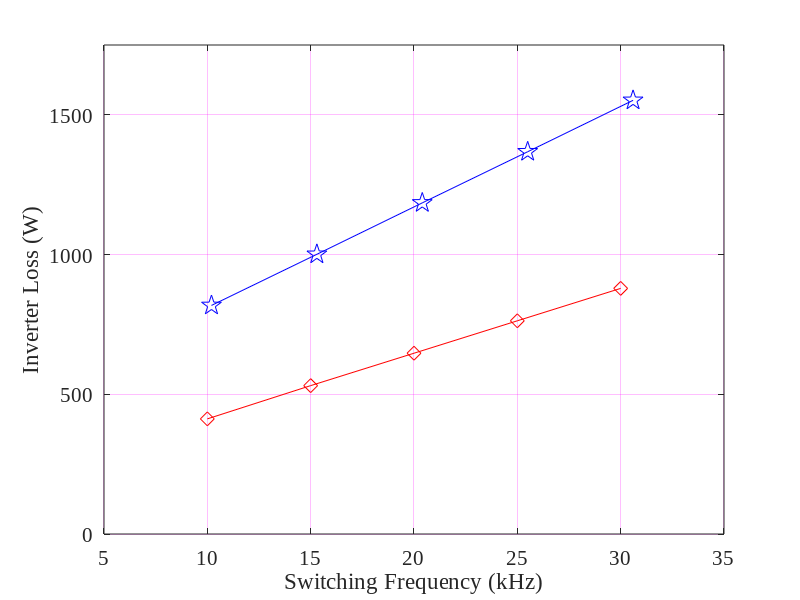

This chart was generated by the following MATLAB code: (Note: this script raises an error after producing the figure.)
%% Operating point-1 

fsw1= [10200 15300 20400 25500 30600 ];

Loss1= [818 1001 1185 1368 1552];


fsw2= [10000 15000 20000 25000 30000 ];

Loss2= [412 531 647 763 879];

% figure()
% plot(fsw1/1e3,Loss1)
% hold on 
% plot(fsw2/1e3,Loss2)



figure1 = figure;

% Create axes
axes1 = axes('Parent',figure1);
hold(axes1,'on');

% Create multiple line objects using matrix input to plot
plot1 = plot(fsw1/1e3,Loss1);
plot2= plot(fsw2/1e3,Loss2);
xlim([5 35])
ylim([0 1750])
set(plot1,'DisplayName','Operating Point 1','MarkerSize',15,...
    'Marker','pentagram',...
    'LineWidth',0.1,...
    'Color',[0 0 1]);
set(plot2,'DisplayName','Operating Point 2','MarkerSize',10,...
    'Marker','diamond',...
    'LineWidth',0.2,...
    'Color',[1 0 0]);

% Create ylabel
ylabel({'Inverter Loss (W)'});

% Create xlabel
xlabel({'Switching Frequency (kHz)'});

box(axes1,'on');
grid(axes1,'on');
hold(axes1,'off');
% Set the remaining axes properties
set(axes1,'FontName','Times New Roman','FontSize',15,'GridAlpha',0.25,...
    'GridColor',[1 0 1],'MinorGridColor',[1 0 1],'MinorGridLineWidth',0.25,...
    'XMinorGrid','on','YMinorGrid','on','YTick',...
    [0 250 500 750 1000 1250 1500 1750],'ZMinorGrid','on');
% Create legend
legend1 = legend(axes1,'show');
set(legend1,...
    'Position',[0.55863095682469 0.178174606154837 0.319642850330898 0.110714282734054]);
